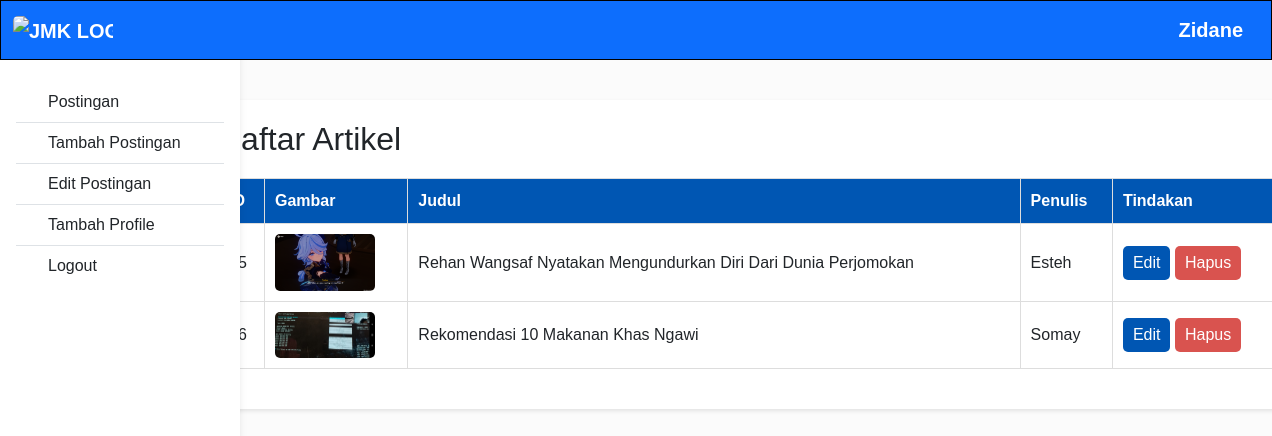
The page /admin/admin.php?url=edit-post (signed in) on the database its author committed.
### tables this page shows
CREATE TABLE `post` (
  `id_post` int NOT NULL,
  `tgl_post` datetime NOT NULL DEFAULT CURRENT_TIMESTAMP,
  `judul` varchar(255) NOT NULL,
  `artikel` text NOT NULL,
  `gambar` varchar(255) NOT NULL,
  `penulis` varchar(100) NOT NULL,
  `views` int UNSIGNED NOT NULL DEFAULT '0'
);

### admin/edit-post.php (the view, shortened to what this page needs)
<?php
include "../include/config.php";
$result = $koneksi->query("SELECT * FROM post");
?>
<!DOCTYPE html>
<html lang="en">
<head>
</head>
<body>
<div class="container">
    <h2>Daftar Artikel</h2>
    <table>
        <thead>
        <tr>
            <th>ID</th>
            <th>Gambar</th>
            <th>Judul</th>
            <th>Penulis</th>
            <th>Tindakan</th>
        </tr>
        </thead>
        <tbody>
        <?php
        if ($result->num_rows > 0) {
            while ($row = $result->fetch_assoc()) {
                echo "<tr>";
                echo "<td>" . htmlspecialchars($row['id_post']) . "</td>";
                echo "<td>";
                echo !empty($row['gambar']) ? "<img src='" . htmlspecialchars($row['gambar']) . "' alt='Gambar'>" : "<em>Tidak ada gambar</em>";
                echo "</td>";
                echo "<td>" . htmlspecialchars($row['judul']) . "</td>";
                echo "<td>" . htmlspecialchars($row['penulis']) . "</td>";
                echo "<td>
                    <button class='btn' onclick='openModal(" . json_encode($row) . ")'>Edit</button>
                    <form method='POST' style='display:inline;'>
                        <input type='hidden' name='delete_id' value='" . htmlspecialchars($row['id_post']) . "'>
                        <button type='submit' class='btn btn-danger'>Hapus</button>
                    </form>
                </td>";
                echo "</tr>";
            }
        } else {
            echo "<tr><td colspan='5'>Tidak ada artikel ditemukan.</td></tr>";
        }
        ?>
        </tbody>
    </table>
</div>
</body>
</html>

### admin/admin.php (style rules this page uses)
body { font-family: Arial, sans-serif; background: #f4f4f4; margin: 0; padding: 0; }
.container { position: relative; left: -1em; margin: 20px auto; background: white; padding: 20px; border-radius: 8px; box-shadow: 0 2px 4px rgba(0, 0, 0, 0.1); }
h2 { margin-bottom: 20px; }
table { width: 100%; border-collapse: collapse; margin-bottom: 20px; }
table th, table td { padding: 10px; text-align: left; border: 1px solid #ddd; }
table th { background: #0056b3; color: white; }
img { max-width: 100px; max-height: 60px; border-radius: 5px; }
.btn { padding: 5px 10px; border: none; border-radius: 5px; color: white; background: #0056b3; cursor: pointer; }
.btn-danger { background: #d9534f; }
body { background-color: #fbfbfb; }

### admin/edit-post.php (style rules this page uses)
.container { max-width: 1100px; position: relative; top: 5em; left: 7em; margin: 20px auto; background: white; padding: 20px; border-radius: 8px; box-shadow: 0 2px 4px rgba(0, 0, 0, 0.1); }
h2 { margin-bottom: 20px; }
table { width: 100%; border-collapse: collapse; margin-bottom: 20px; }
table th, table td { padding: 10px; text-align: left; border: 1px solid #ddd; }
table th { background: #0056b3; color: white; }
img { max-width: 100px; border-radius: 5px; }
.btn { padding: 5px 10px; border: none; color: white; background: #0056b3; border-radius: 5px; cursor: pointer; }
.btn-danger { background: #d9534f; }

### rows shown on the page
post: gambar (picture), judul "Rehan Wangsaf Nyatakan Mengundurkan Diri Dari Dunia Perjomokan", penulis "Esteh"
post: gambar (picture), judul "Rekomendasi 10 Makanan Khas Ngawi", penulis "Somay"

### other values the page prints
$_SESSION['username'] "Zidane"
